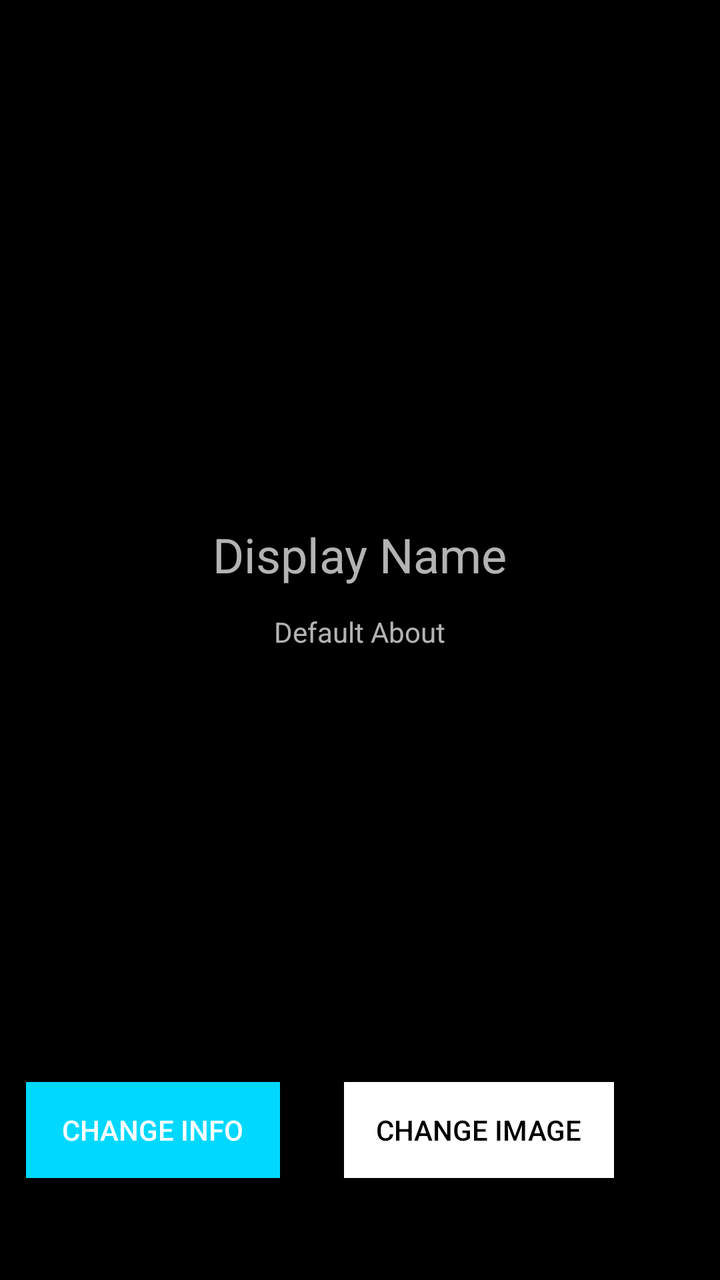
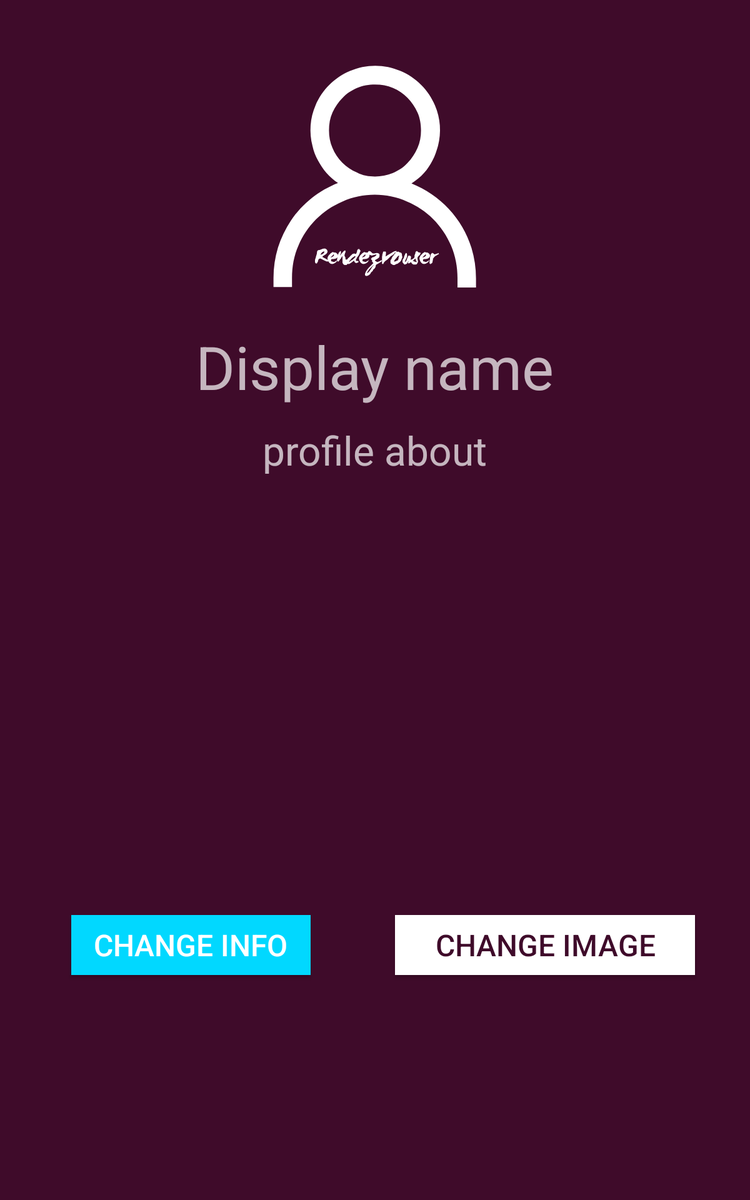

The same Android screen from two of the app's own layout files: first res/layout/ as a phone draws it, then the repository's variant for another configuration, drawn on a device whose configuration selects that folder. Both files follow.
<!-- AndroidManifest.xml: application theme AppTheme -->
<!-- res/layout/activity_profile_settings.xml -->
<?xml version="1.0" encoding="utf-8"?>
<RelativeLayout xmlns:android="http://schemas.android.com/apk/res/android"
    xmlns:app="http://schemas.android.com/apk/res-auto"
    xmlns:tools="http://schemas.android.com/tools"
    android:layout_width="match_parent"
    android:layout_height="match_parent"
    android:background="#000">

    <ImageView
        android:id="@+id/avatar"
        android:layout_width="@dimen/widget_size"
        android:layout_height="@dimen/widget_size"
        android:layout_alignParentTop="true"
        android:layout_centerHorizontal="true"
        android:layout_marginTop="30dp"
        android:src="@mipmap/default_avatar" />

    <TextView
        android:id="@+id/display_name_txt"
        android:layout_width="wrap_content"
        android:layout_height="wrap_content"
        android:layout_below="@+id/avatar"
        android:layout_centerHorizontal="true"
        android:layout_marginTop="31dp"
        android:text="Display Name"
        android:textSize="24sp"
        android:theme="@style/ThemeOverlay.AppCompat.Dark.ActionBar" />

    <TextView
        android:id="@+id/about_txt"
        android:layout_width="wrap_content"
        android:layout_height="wrap_content"
        android:layout_marginTop="13dp"
        android:text="Default About"
        android:theme="@style/ThemeOverlay.AppCompat.Dark.ActionBar"
        android:layout_below="@+id/display_name_txt"
        android:layout_centerHorizontal="true" />

    <Button
        android:id="@+id/change_img"
        android:layout_width="wrap_content"
        android:layout_height="wrap_content"
        android:layout_alignBaseline="@+id/change_about"
        android:layout_alignBottom="@+id/change_about"
        android:layout_alignParentEnd="true"
        android:layout_alignParentRight="true"
        android:layout_marginEnd="53dp"
        android:layout_marginRight="53dp"
        android:background="@android:color/white"
        android:paddingEnd="16dp"
        android:paddingLeft="16dp"
        android:paddingRight="16dp"
        android:paddingStart="16dp"
        android:text="Change Image"
        android:textColor="#000" />

    <Button
        android:id="@+id/change_about"
        android:layout_width="wrap_content"
        android:layout_height="wrap_content"
        android:layout_alignParentBottom="true"
        android:layout_marginBottom="51dp"
        android:layout_marginEnd="32dp"
        android:layout_marginRight="32dp"
        android:layout_toLeftOf="@+id/change_img"
        android:layout_toStartOf="@+id/change_img"
        android:background="@color/colorAccent"
        android:paddingEnd="18dp"
        android:paddingLeft="18dp"
        android:paddingRight="18dp"
        android:paddingStart="18dp"
        android:text="change info"
        android:theme="@style/ThemeOverlay.AppCompat.Dark.ActionBar" />
</RelativeLayout>
<!-- resources referenced by this layout -->
<resources>
  <color name="colorAccent">#01d8ff</color>
  <dimen name="widget_size">200dp</dimen>
  <style name="AppTheme" parent="Theme.AppCompat.Light.NoActionBar">
          
          <item name="colorPrimary">@color/colorPrimary</item>
          <item name="colorPrimaryDark">@color/colorPrimaryDark</item>
          <item name="colorAccent">@color/colorAccent</item>
          <item name="android:windowBackground">@color/grey_200</item>
      </style>
  <color name="colorPrimary">#a6154c</color>
  <color name="colorPrimaryDark">#740a32</color>
  <color name="grey_200">#eeeeee</color>
</resources>
<!-- res/layout-sw600dp/activity_profile_settings.xml (the repository's variant of the layout above) -->
<!-- drawn on a 7-inch tablet held upright -->
<?xml version="1.0" encoding="utf-8"?>
<RelativeLayout xmlns:android="http://schemas.android.com/apk/res/android"
    xmlns:app="http://schemas.android.com/apk/res-auto"
    xmlns:tools="http://schemas.android.com/tools"
    android:layout_width="match_parent"
    android:layout_height="match_parent"
    android:background="#3F0B2A">

    <ImageView
        android:id="@+id/avatar"
        android:layout_width="@dimen/widget_size"
        android:layout_height="@dimen/widget_size"
        android:layout_alignParentTop="true"
        android:layout_centerHorizontal="true"
        android:layout_marginTop="30dp"
        android:src="@drawable/ic_place_holder" />

    <TextView
        android:id="@+id/display_name_txt"
        android:layout_width="wrap_content"
        android:layout_height="wrap_content"
        android:layout_below="@+id/avatar"
        android:layout_centerHorizontal="true"
        android:layout_marginTop="31dp"
        android:text="@string/display_name"
        android:textSize="48dp"
        android:theme="@style/ThemeOverlay.AppCompat.Dark.ActionBar" />

    <TextView
        android:id="@+id/about_txt"
        android:layout_width="wrap_content"
        android:layout_height="wrap_content"
        android:layout_marginTop="13dp"
        android:text="@string/profile_about"
        android:textSize="32dp"
        android:theme="@style/ThemeOverlay.AppCompat.Dark.ActionBar"
        android:layout_below="@+id/display_name_txt"
        android:layout_centerHorizontal="true" />

    <Button
        android:id="@+id/change_img"
        android:layout_width="wrap_content"
        android:layout_height="wrap_content"
        android:background="@android:color/white"
        android:paddingEnd="32dp"
        android:paddingLeft="32dp"
        android:paddingRight="32dp"
        android:paddingStart="32dp"
        android:text="@string/change_image"
        android:textSize="24sp"
        android:textColor="#3F0B2A"
        android:layout_alignBaseline="@+id/change_about"
        android:layout_alignBottom="@+id/change_about"
        android:layout_alignParentRight="true"
        android:layout_alignParentEnd="true"
        android:layout_marginRight="44dp"
        android:layout_marginEnd="44dp" />

    <Button
        android:id="@+id/change_about"
        android:layout_width="wrap_content"
        android:layout_height="wrap_content"
        android:layout_marginBottom="180dp"
        android:background="@color/colorAccent"
        android:paddingEnd="18dp"
        android:paddingLeft="18dp"
        android:textSize="24sp"
        android:paddingRight="18dp"
        android:paddingStart="18dp"
        android:text="@string/change_info"
        android:theme="@style/ThemeOverlay.AppCompat.Dark.ActionBar"
        android:layout_alignParentBottom="true"
        android:layout_alignParentLeft="true"
        android:layout_alignParentStart="true"
        android:layout_marginLeft="57dp"
        android:layout_marginStart="57dp" />
</RelativeLayout>
<!-- resources referenced by the variant -->
<!-- as a 7-inch tablet held upright resolves them -->
<resources>
  <color name="colorAccent">#01d8ff</color>
  <dimen name="widget_size">200dp</dimen>
  <!-- drawable ic_place_holder: vector/xml drawable (drawable, 11373 chars, omitted) -->
  <string name="change_image">Change Image</string>
  <string name="change_info">change info</string>
  <string name="display_name">Display name</string>
  <string name="profile_about">profile about</string>
  <style name="AppTheme" parent="Theme.AppCompat.Light.NoActionBar">
          
          <item name="colorPrimary">@color/colorPrimary</item>
          <item name="colorPrimaryDark">@color/colorPrimaryDark</item>
          <item name="colorAccent">@color/colorAccent</item>
          <item name="android:windowBackground">@color/grey_200</item>
      </style>
  <color name="colorPrimary">#a6154c</color>
  <color name="colorPrimaryDark">#740a32</color>
  <color name="grey_200">#eeeeee</color>
</resources>
